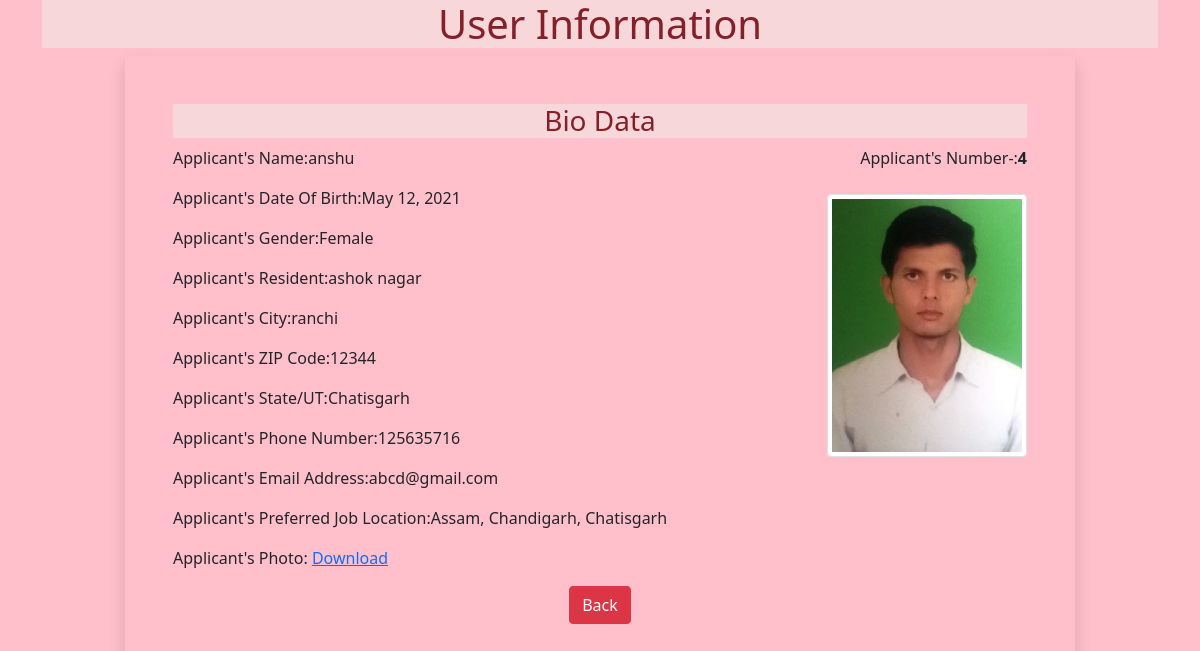
/4, run on the app's committed database.
### apps/models.py (models this page shows)
class Portfolio(models.Model):
    name=models.CharField(max_length=100)
    dob=models.DateField(auto_now=False,auto_now_add=False)
    gender=models.CharField(max_length=100)
    locality=models.CharField(max_length=100)
    city=models.CharField(max_length=100)
    pin=models.PositiveIntegerField()
    state=models.CharField(choices=STATE_CHOICE,max_length=100)
    mobile=models.PositiveIntegerField()
    email=models.EmailField()
    job_city=models.CharField(max_length=100)
    profile_image=models.ImageField(upload_to='profileimage',blank=True)
    my_file=models.FileField(upload_to='docs',blank=True)

### apps/views.py (the view)
# urls.py: path('<int:pk>',views.UserView.as_view(),name='info'),
class UserView(View):
    def get(self,request,pk):
        print(pk)
        bio=Portfolio.objects.get(pk=pk)
        return render(request,'apps/info.html',{'bio':bio})

### apps/templatetags/myfilter.py (called while the page is built)
@register.filter(name='remove_spacial')
def remove_chars(value,arg):
    print("The Value",value)
    print("The Arguement",arg)
    for charecter in arg:
        value=value.replace(charecter,"")
        print("The Charecter",charecter)
    return value

### apps/templates/apps/info.html (shortened to what this page needs)
<!DOCTYPE html>
{% load myfilter %}
<html lang="en">
<head>
     <link href="https://cdn.jsdelivr.net/npm/bootstrap@5.0.0-beta3/dist/css/bootstrap.min.css"
     rel="stylesheet"
>
</head>
<body>
    <div class="container">
        <h1 class="alert-danger text-center">User Information</h1>
        <div class="row">
            <div class="col-sm-10 text-center shadow p-5 offset-sm-1 " >
                <h3 class="alert-danger text-center">Bio Data</h3>
                <p class="float-end">Applicant's Number-:<b>{{bio.id}}</b></p>
                <p align="left">Applicant's Name:{{bio.name}}</p>
                <img src="{{bio.profile_image}}" alt=""
                class="img-fluid img-thumbnail float-end mt-2" width="200" hieght="150">
                <div align='left'>
                <p>Applicant's Date Of Birth:{{bio.dob}}</p>
                <p>Applicant's Gender:{{bio.gender}}</palign=>
                <p>Applicant's Resident:{{bio.locality}}</palign=>
                <p>Applicant's City:{{bio.city}}</palign=>
                <p>Applicant's ZIP Code:{{bio.pin}}</palign=>
                <p>Applicant's State/UT:{{bio.state}}</palign=>
                <p>Applicant's Phone Number:{{bio.mobile}}</palign=>
                <p>Applicant's Email Address:{{bio.email}}</palign=>
                <p>Applicant's Preferred Job Location:{{bio.job_city|remove_spacial:"[]'"}}</p>
                <p>Applicant's Photo:   <a href="{{bio.my_file.url}}">Download</a></palign=>
                </div>
                <a href="{% url 'home' %}" class="btn btn-danger">Back</a>
            </div>
        </div>
    </div>
</body>
</html>

### apps/templates/apps/info.html (style rules this page uses)
body { background-color:pink; }
p { margin:2px left; }

### data on the page
Portfolio: id "4", name "anshu", profile_image (picture), dob "May 12, 2021", gender "Female", locality "ashok nagar", city "ranchi", pin "12344", state "Chatisgarh", mobile "125635716", email "abcd@gmail.com", job_city|remove_spacial "Assam, Chandigarh, Chatisgarh"
